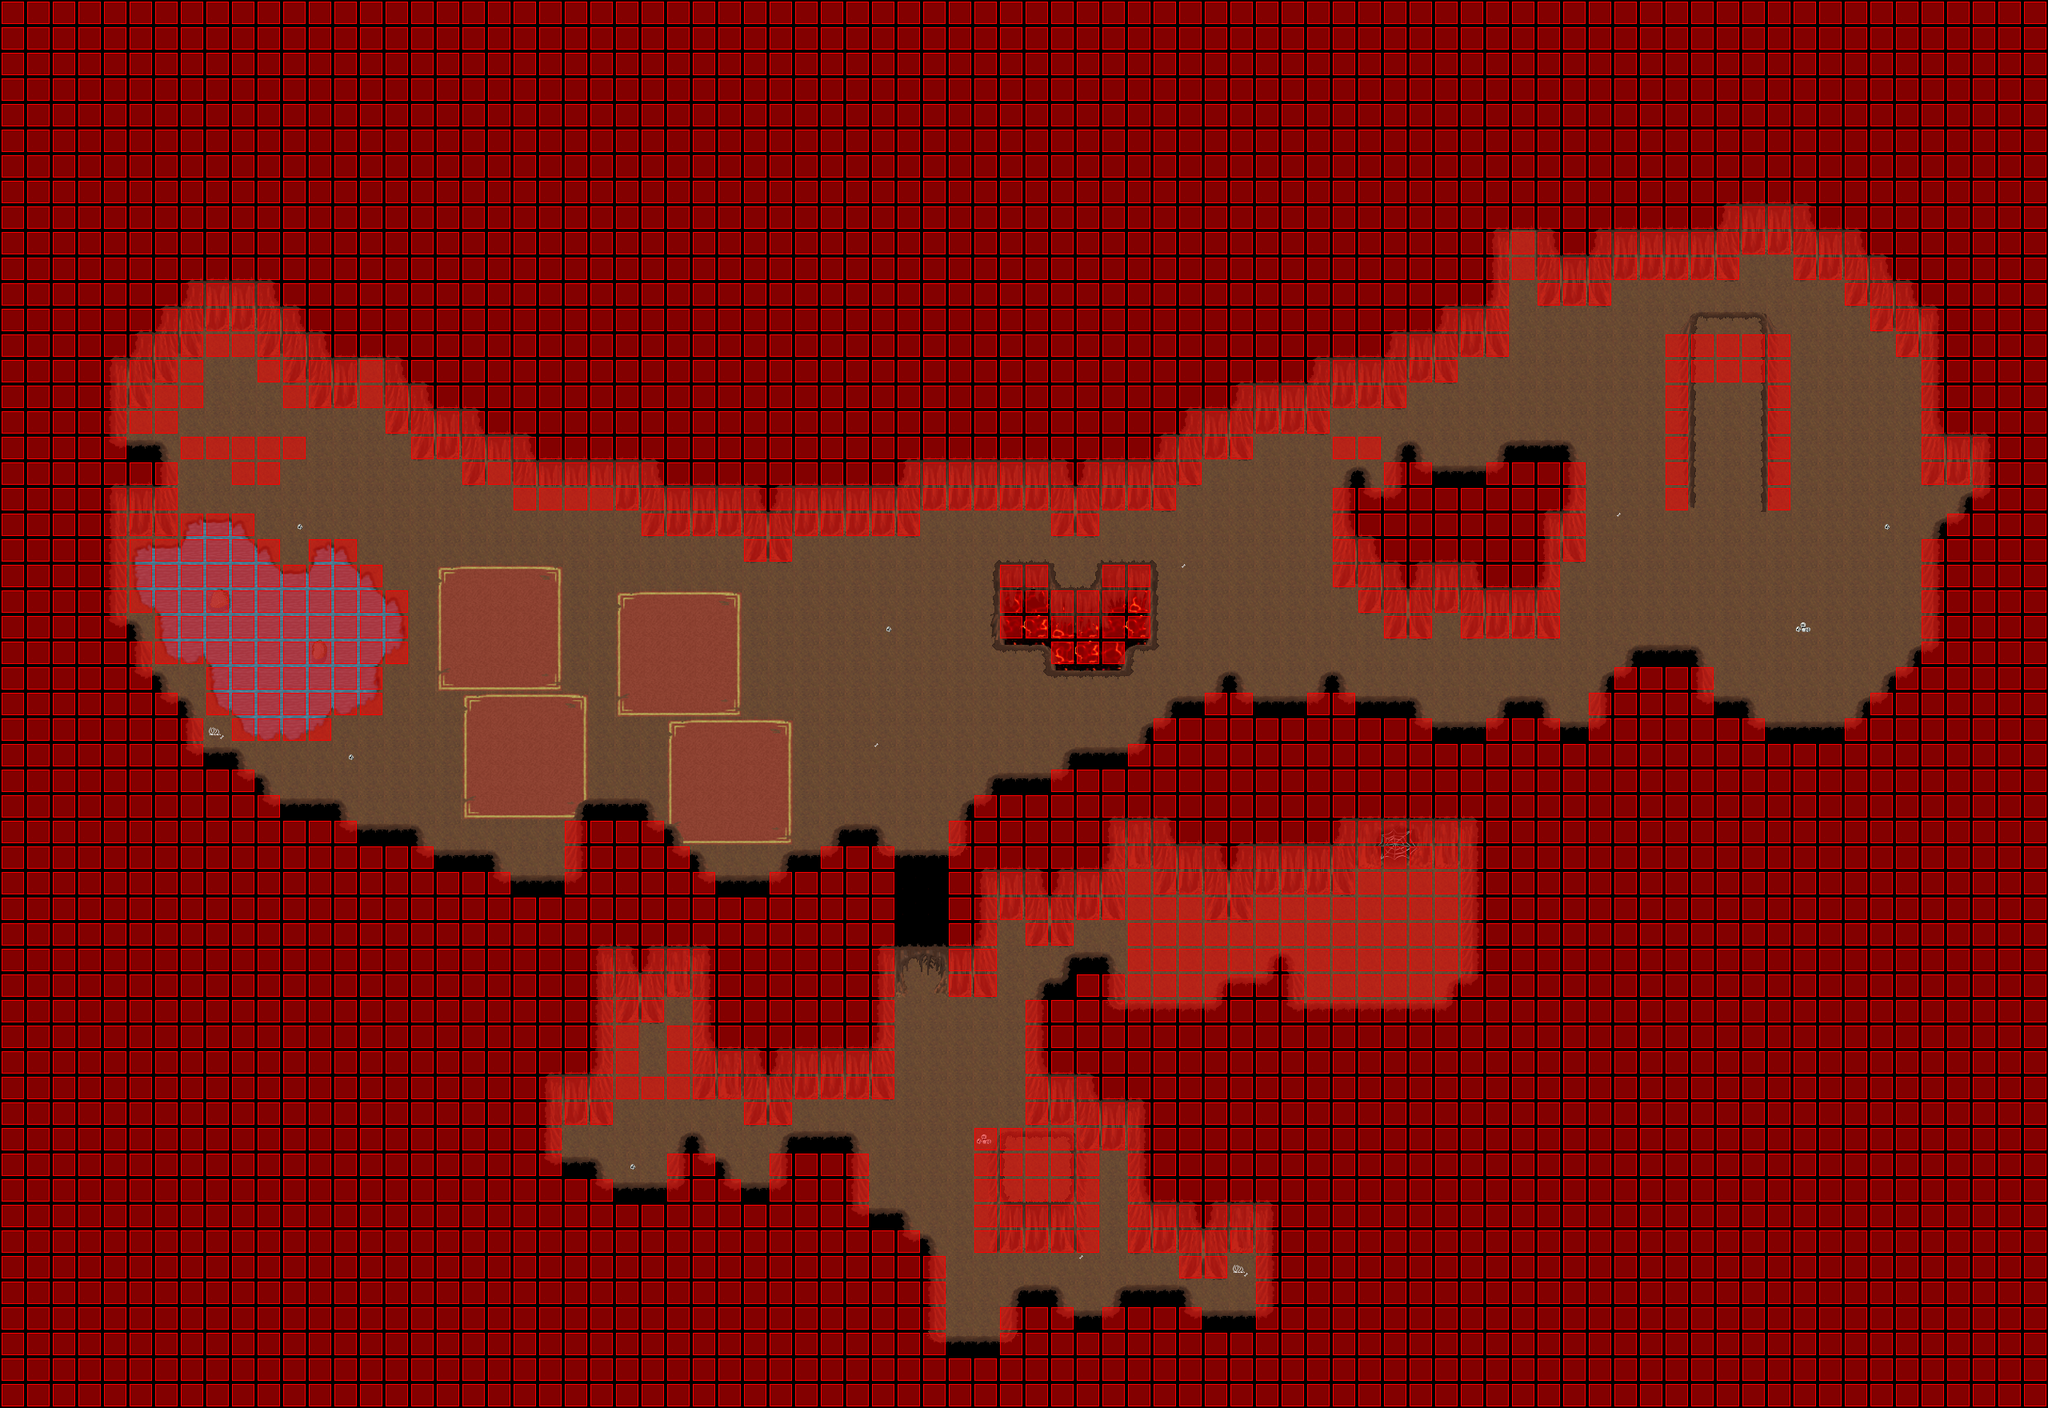

A 2D game scene composited from a Tiled map and its tileset images. What follows is a short description and the map's XML, with each tile layer's data collapsed to a summary:
An orthogonal 80x55 tile map with 32x32 px tiles, 4 tile layers (Ground, Fringe, Over, Collision), 4 tilesets and 2 objects (SCRIPT, WARP).

<map version="1.0" orientation="orthogonal" width="80" height="55" tilewidth="32" tileheight="32">
 <properties>
  <property name="music" value="inside2.ogg" />
 </properties>
 <tileset firstgid="1" name="collision" tilewidth="32" tileheight="32">
  <image source="../graphics/tiles/collision1_32_32.png" />
 </tileset>
 <tileset firstgid="1025" name="cave2_32_32" tilewidth="32" tileheight="32">
  <image source="../graphics/tiles/cave2_32_32.png" />
 </tileset>
 <tileset firstgid="2049" name="cave3_32_32" tilewidth="32" tileheight="32">
  <image source="../graphics/tiles/cave3_32_32.png" />
 </tileset>
 <tileset firstgid="3073" name="cave4_32_32" tilewidth="32" tileheight="32">
  <image source="../graphics/tiles/cave4_32_32.png" />
 </tileset>
 <layer name="Ground" width="80" height="55">
  <data>[4400 cells, 4400 non-empty, 60 distinct tile ids]</data>
 </layer>
 <layer name="Fringe" width="80" height="55">
  <data>[4400 cells, 671 non-empty, 163 distinct tile ids]</data>
 </layer>
 <layer name="Over" width="80" height="55">
  <data>[4400 cells, 237 non-empty, 44 distinct tile ids]</data>
 </layer>
 <layer name="Collision" width="80" height="55">
  <data>[4400 cells, 3516 non-empty, 1 distinct tile ids]</data>
 </layer>
 <objectgroup name="Object" width="80" height="55">
  <object name="External Map Events" type="SCRIPT" x="0" y="0">
   <properties>
    <property name="FILENAME" value="scripts/maps/iw-selphie_timlet_well01-o00-n01-n01.lua" />
   </properties>
  </object>
  <object name="Warp to iw-selphie_timlet_well01-o00-n01-n01.tmx" type="WARP" x="1184" y="1664" width="64" height="32">
   <properties>
    <property name="DEST_MAP" value="iw-selphie_timlet_well01-o00-o00-n01" />
    <property name="DEST_X" value="592" />
    <property name="DEST_Y" value="336" />
   </properties>
  </object>
 </objectgroup>
</map>
